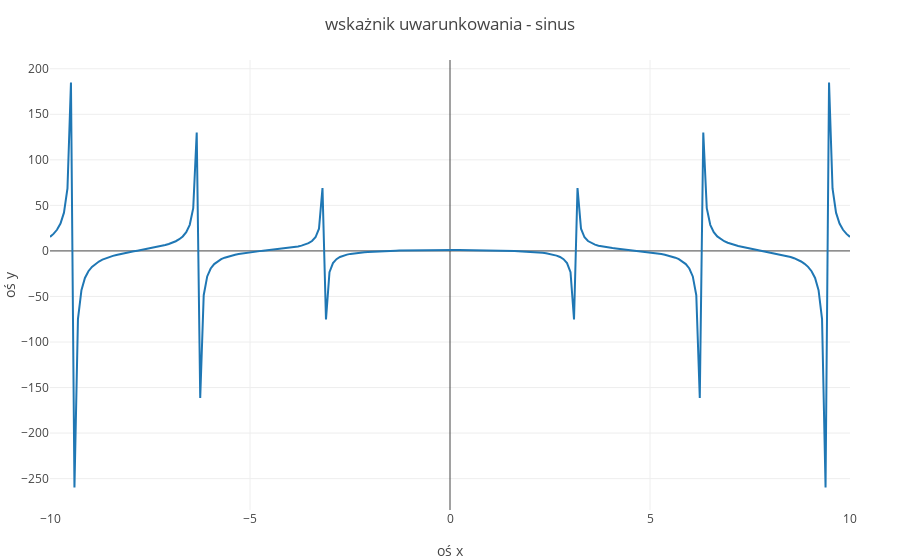

Notebook cell for this chart:
### Code cell
x = range(-10; stop=10, length=230); y = x.*cos.(x)./sin.(x);

pp3 = plot(x,y,leg=false, Layout( title="wskażnik uwarunkowania - sinus", 
            xaxis=attr(title="oś x"),
            yaxis=attr(title="oś y")))

### Figure 1 — Plotly figure (JSON) as saved in the notebook; plotly's stock layout.template omitted (floating-point values rounded to 4 significant figures; data arrays with more than 128 entries replaced by an {"elided": "..."} marker saying what was removed)
{"data": [{"leg": false, "type": "scatter", "x": {"elided": "230 float values"}, "y": {"elided": "230 float values"}}], "layout": {"margin": {"b": 50, "l": 50, "r": 50, "t": 60}, "title": "wskażnik uwarunkowania - sinus", "xaxis": {"title": "oś x"}, "yaxis": {"title": "oś y"}}}
